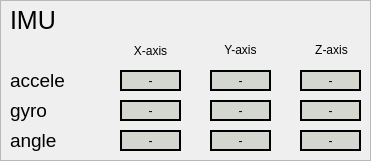
   <widget class="QFrame" name="frame_imu">
    <property name="geometry">
     <rect>
      <x>910</x>
      <y>650</y>
      <width>371</width>
      <height>161</height>
     </rect>
    </property>
    <property name="frameShape">
     <enum>QFrame::StyledPanel</enum>
    </property>
    <property name="frameShadow">
     <enum>QFrame::Raised</enum>
    </property>
    <widget class="QLabel" name="label_imu">
     <property name="geometry">
      <rect>
       <x>10</x>
       <y>10</y>
       <width>351</width>
       <height>21</height>
      </rect>
     </property>
     <property name="font">
      <font>
       <pointsize>19</pointsize>
      </font>
     </property>
     <property name="text">
      <string>IMU</string>
     </property>
    </widget>
    <widget class="QLabel" name="label_x2">
     <property name="geometry">
      <rect>
       <x>125</x>
       <y>40</y>
       <width>51</width>
       <height>21</height>
      </rect>
     </property>
     <property name="text">
      <string>X-axis</string>
     </property>
     <property name="alignment">
      <set>Qt::AlignCenter</set>
     </property>
    </widget>
    <widget class="QLabel" name="label_y2">
     <property name="geometry">
      <rect>
       <x>215</x>
       <y>40</y>
       <width>51</width>
       <height>20</height>
      </rect>
     </property>
     <property name="text">
      <string>Y-axis</string>
     </property>
     <property name="alignment">
      <set>Qt::AlignCenter</set>
     </property>
    </widget>
    <widget class="QLabel" name="label_gyro_x">
     <property name="geometry">
      <rect>
       <x>120</x>
       <y>100</y>
       <width>61</width>
       <height>21</height>
      </rect>
     </property>
     <property name="styleSheet">
      <string notr="true">background-color: rgb(211, 215, 207);
border-color:rgb(0, 0, 0); border-style:solid; border-width:2px;</string>
     </property>
     <property name="text">
      <string>-</string>
     </property>
     <property name="alignment">
      <set>Qt::AlignCenter</set>
     </property>
    </widget>
    <widget class="QLabel" name="label_gyro_y">
     <property name="geometry">
      <rect>
       <x>210</x>
       <y>100</y>
       <width>61</width>
       <height>21</height>
      </rect>
     </property>
     <property name="styleSheet">
      <string notr="true">background-color: rgb(211, 215, 207);
border-color:rgb(0, 0, 0); border-style:solid; border-width:2px;</string>
     </property>
     <property name="text">
      <string>-</string>
     </property>
     <property name="alignment">
      <set>Qt::AlignCenter</set>
     </property>
    </widget>
    <widget class="QLabel" name="label_accele_x">
     <property name="geometry">
      <rect>
       <x>120</x>
       <y>70</y>
       <width>61</width>
       <height>21</height>
      </rect>
     </property>
     <property name="styleSheet">
      <string notr="true">background-color: rgb(211, 215, 207);
border-color:rgb(0, 0, 0); border-style:solid; border-width:2px;</string>
     </property>
     <property name="text">
      <string>-</string>
     </property>
     <property name="alignment">
      <set>Qt::AlignCenter</set>
     </property>
    </widget>
    <widget class="QLabel" name="label_accele_y">
     <property name="geometry">
      <rect>
       <x>210</x>
       <y>70</y>
       <width>61</width>
       <height>21</height>
      </rect>
     </property>
     <property name="styleSheet">
      <string notr="true">background-color: rgb(211, 215, 207);
border-color:rgb(0, 0, 0); border-style:solid; border-width:2px;</string>
     </property>
     <property name="text">
      <string>-</string>
     </property>
     <property name="alignment">
      <set>Qt::AlignCenter</set>
     </property>
    </widget>
    <widget class="QLabel" name="label_angle_x">
     <property name="geometry">
      <rect>
       <x>120</x>
       <y>130</y>
       <width>61</width>
       <height>21</height>
      </rect>
     </property>
     <property name="styleSheet">
      <string notr="true">background-color: rgb(211, 215, 207);
border-color:rgb(0, 0, 0); border-style:solid; border-width:2px;</string>
     </property>
     <property name="text">
      <string>-</string>
     </property>
     <property name="alignment">
      <set>Qt::AlignCenter</set>
     </property>
    </widget>
    <widget class="QLabel" name="label_angle_y">
     <property name="geometry">
      <rect>
       <x>210</x>
       <y>130</y>
       <width>61</width>
       <height>21</height>
      </rect>
     </property>
     <property name="styleSheet">
      <string notr="true">background-color: rgb(211, 215, 207);
border-color:rgb(0, 0, 0); border-style:solid; border-width:2px;</string>
     </property>
     <property name="text">
      <string>-</string>
     </property>
     <property name="alignment">
      <set>Qt::AlignCenter</set>
     </property>
    </widget>
    <widget class="QLabel" name="label_angle_z">
     <property name="geometry">
      <rect>
       <x>300</x>
       <y>130</y>
       <width>61</width>
       <height>21</height>
      </rect>
     </property>
     <property name="styleSheet">
      <string notr="true">background-color: rgb(211, 215, 207);
border-color:rgb(0, 0, 0); border-style:solid; border-width:2px;</string>
     </property>
     <property name="text">
      <string>-</string>
     </property>
     <property name="alignment">
      <set>Qt::AlignCenter</set>
     </property>
    </widget>
    <widget class="QLabel" name="label_accele_z">
     <property name="geometry">
      <rect>
       <x>300</x>
       <y>70</y>
       <width>61</width>
       <height>21</height>
      </rect>
     </property>
     <property name="styleSheet">
      <string notr="true">background-color: rgb(211, 215, 207);
border-color:rgb(0, 0, 0); border-style:solid; border-width:2px;</string>
     </property>
     <property name="text">
      <string>-</string>
     </property>
     <property name="alignment">
      <set>Qt::AlignCenter</set>
     </property>
    </widget>
    <widget class="QLabel" name="label_z2">
     <property name="geometry">
      <rect>
       <x>306</x>
       <y>40</y>
       <width>51</width>
       <height>20</height>
      </rect>
     </property>
     <property name="text">
      <string>Z-axis</string>
     </property>
     <property name="alignment">
      <set>Qt::AlignCenter</set>
     </property>
    </widget>
    <widget class="QLabel" name="label_gyro_z">
     <property name="geometry">
      <rect>
       <x>300</x>
       <y>100</y>
       <width>61</width>
       <height>21</height>
      </rect>
     </property>
     <property name="styleSheet">
      <string notr="true">background-color: rgb(211, 215, 207);
border-color:rgb(0, 0, 0); border-style:solid; border-width:2px;</string>
     </property>
     <property name="text">
      <string>-</string>
     </property>
     <property name="alignment">
      <set>Qt::AlignCenter</set>
     </property>
    </widget>
    <widget class="QLabel" name="label_accele">
     <property name="geometry">
      <rect>
       <x>10</x>
       <y>70</y>
       <width>91</width>
       <height>21</height>
      </rect>
     </property>
     <property name="font">
      <font>
       <pointsize>14</pointsize>
      </font>
     </property>
     <property name="text">
      <string>accele</string>
     </property>
    </widget>
    <widget class="QLabel" name="label_angle">
     <property name="geometry">
      <rect>
       <x>10</x>
       <y>130</y>
       <width>91</width>
       <height>21</height>
      </rect>
     </property>
     <property name="font">
      <font>
       <pointsize>14</pointsize>
      </font>
     </property>
     <property name="text">
      <string>angle</string>
     </property>
    </widget>
    <widget class="QLabel" name="label_gyro">
     <property name="geometry">
      <rect>
       <x>10</x>
       <y>100</y>
       <width>91</width>
       <height>21</height>
      </rect>
     </property>
     <property name="font">
      <font>
       <pointsize>14</pointsize>
      </font>
     </property>
     <property name="text">
      <string>gyro</string>
     </property>
    </widget>
   </widget>
